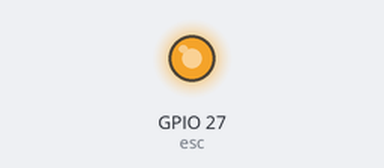
Recording of a program running on a simulated Raspberry Pi (BCM pin numbers). Parts: output pins drawn as LEDs (lit = HIGH).

Above: at 0.1 s.
At 2.1 s:
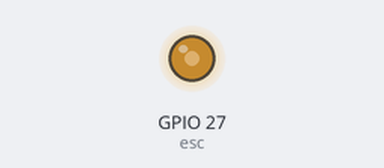
Timing chart, 0 to 3.6 s (numbered marks = the images above):
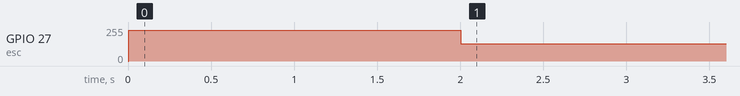

The program:

testPi.py
```python
import pigpio
import time

esc = 27
pi = pigpio.pi()
pi.set_PWM_dutycycle(esc, 0)
pi.set_PWM_frequency(esc, 60)
pi.set_mode(esc, pigpio.OUTPUT)
pi.set_PWM_range(esc, 100)
pi.set_PWM_dutycycle(esc, 90)
time.sleep(2)
pi.set_PWM_dutycycle(esc, 50)
time.sleep(2)

while True:
    inp = input()
    pi.set_PWM_dutycycle(esc,inp)
    if inp == ("end"):
        pi.set_PWM_dutycycle(esc,40)
        break
```
